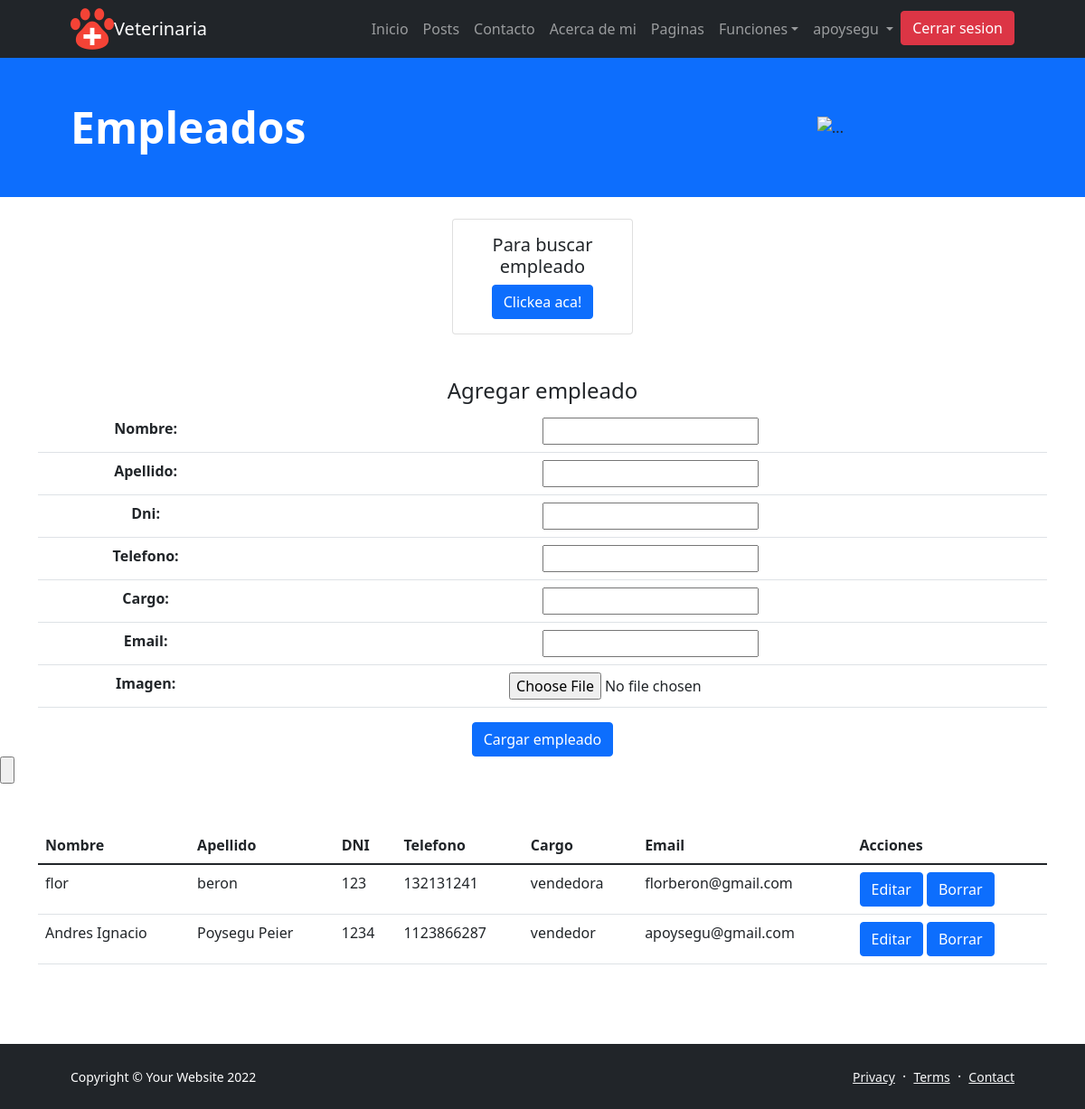
Screenshot of /empleados/ (signed in) with the database file from the repository.
### veterinaria/models.py (models this page shows, shortened)
class Empleados(models.Model):
    nombre=models.CharField(max_length=50)
    apellido=models.CharField(max_length=50)
    dni = models.IntegerField(primary_key=True)
    telefono = models.IntegerField(null=True)
    cargo = models.CharField(max_length=50)
    email = models.EmailField(max_length=254,null=True)
    imagen = models.ImageField(upload_to='empleados/',null=True)

### veterinaria/views.py (the view)
# urls.py: path('empleados/', empleados, name='empleados'),
@login_required
def empleados(request ):
    imagen1 = avatar(request)
    titulo = 'Empleados'
    empleados= Empleados.objects.all()
    if request.method == 'POST':
        formulario = EmpleadosFormulario(request.POST)
        if formulario.is_valid():
            data = formulario.cleaned_data
            empleado= Empleados(data['nombre'],
            data['apellido'],
            data['dni'],
            data['telefono'],
            data['cargo'],
            data['email'],
            data['imagen']
            )
            empleado.save()
            formulario = EmpleadosFormulario()
            contx = {
            'formulario':formulario,
            'empleados':empleados ,
            }
            return render(request, 'veterinaria/empleados.html', contx)
    else:
        formulario = EmpleadosFormulario()
        return render(request, 'veterinaria/empleados.html', {'titulo':titulo,'formulario':formulario,'empleados':empleados     })

### veterinaria/fomrs.py
class EmpleadosFormulario(forms.Form):
    nombre = forms.CharField(max_length=50)
    apellido = forms.CharField(max_length=50)
    dni = forms.IntegerField()
    telefono = forms.IntegerField()
    cargo = forms.CharField(max_length=50)
    email = forms.EmailField(max_length=254)
    imagen = forms.ImageField()

### usuario/views.py (called while the page is built)
@login_required
def avatar(request):
    if request.user.username:
        avatar = Avatar.objects.filter(user = request.user)
        if len(avatar) > 0:
            imagen = avatar[0].imagen.url
        else:
            imagen = '/media/avatar/predeterminada.png'
    else:
        imagen = '/media/avatar/predeterminada.png'
    return (imagen)

### veterinaria/templates/veterinaria/empleados.html (shortened to what this page needs)
{% extends 'veterinaria/padre.html' %}
{% block main_content %}
<div class="col-sm-2 offset-md-5 mt-4">
    <div class="card">
      <div class="card-body">
         <center><h5 class="card-title">Para buscar empleado</h5>
       <a href="{% url 'buscarEmpleado'%}" class="btn btn-primary">Clickea aca!</a></center>
      </div>
    </div>
</div>
<div class="container mt-5" style='text-align:center' >
    <form action="" method="POST" class="form-group " >
        <h4>Agregar empleado</h4>
        <table class="table">
            {{formulario.as_table}}
        </table>
        <input type="submit" value="Cargar empleado" class="btn btn-primary">
    </form>
</div>
<input type="button" action= value="Cargar empleado">
<div class="container mt-5">
    <table class="table" center>
        <thead >
            <tr>
                <th>Nombre</th>
                <th>Apellido</th>
                <th>DNI</th>
                <th>Telefono</th>
                <th>Cargo</th>
                <th>Email</th>
                <th>Acciones</th>
            </tr>
        </thead>
        <tbody>
                {% for empleado in empleados %}
                <tr>
                <td>{{empleado.nombre}}</td>
                <td>{{empleado.apellido}}</td>
                <td>{{empleado.dni}}</td>
                <td>{{empleado.telefono}}</td>
                <td>{{empleado.cargo}}</td>
                <td>{{empleado.email}}</td>
                <td>
                    <a href="http://localhost:8000/empleados/update/{{empleado.dni}}/" class="btn btn-primary">Editar</a>
                    <a href="http://localhost:8000/empleados/delete/{{empleado.dni}}/" class="btn btn-primary">Borrar</a>
                </td>
                </tr>
                {% endfor %}
        </tbody>
    </table>
</div>
<br><br><br>
{% endblock %}

### veterinaria/templates/veterinaria/padre.html (shortened to what this page needs)
<!DOCTYPE html>
<html lang="en">
    <head>
        {% load static  %}
        <link href="https://cdn.jsdelivr.net/npm/bootstrap-icons@1.5.0/font/bootstrap-icons.css" rel="stylesheet" />
        <link href="{% static 'veterinaria/css/styles.css'%}" rel="stylesheet" />
    </head>
    <body class="d-flex flex-column h-100">
        <main class="flex-shrink-0">
            <nav class="navbar navbar-expand-lg navbar-dark bg-dark">
                <div class="container px-5">
                    <img src="{%static 'veterinaria/assets/icons8-veterinarian-48.png'%}" alt=""><a class="navbar-brand" mx-8  href="{% url 'index' %}" >Veterinaria</a>
                    <div class="collapse navbar-collapse" id="navbarSupportedContent">
                        <ul class="navbar-nav ms-auto mb-2 mb-lg-0">
                            <li class="nav-item"><a class="nav-link" href="{% url 'index' %}">Inicio</a></li>
                            <li class="nav-item"><a class="nav-link" href="{% url 'posts' %}">Posts</a></li>
                            <li class="nav-item"><a class="nav-link" href="{% url 'contacto' %}">Contacto</a></li>
                            <li class="nav-item"><a class="nav-link" href="{% url 'about' %}">Acerca de mi</a></li>
                            <li class="nav-item"><a class="nav-link" href="{% url 'pages' %}">Paginas</a></li>
                            <li class="nav-item dropdown">
                                <a class="nav-link dropdown-toggle" href="#" id="navbarScrollingDropdown" role="button" data-bs-toggle="dropdown" aria-expanded="false">Funciones</a>
                            <li class="nav-item">
                                {% if not request.user.is_authenticated %}
                                    <a class="btn btn-primary" href="{% url 'login' %}">Iniciar sesion</a>
                                {% else %}
                                <li class="nav-item dropdown">
                                    <a class="nav-link dropdown-toggle" href="#" id="navbarScrollingDropdown" role="button" data-bs-toggle="dropdown" aria-expanded="false">
                                      {{request.user.username}}{% if imagen %}<img src = "{{imagen}}"width="30" height="30" />{% endif %}
                                    </a>
                                <li><a class="btn btn-danger" href="{% url 'logout' %}">Cerrar sesion</a></li>
                                {% endif %}
                            </li>
                        </ul>
                    </div>
                </div>
            </nav>
            {% block content %}
            <header class="bg-primary ">
                <div class="container px-5">
                    <div class="row gx-5 align-items-center justify-content-center">
                        <div class="col-lg-8 col-xl-7 col-xxl-6">
                            <div class="my-5 text-center text-xl-start">
                                <h1 class="display-5 fw-bolder text-white mb-2">{{titulo}}</h1>
                            </div>
                        </div>
                        <div class="col-xl-5 col-xxxl-4 d-none d-xl-block text-center"><img class="img-fluid - my-4 mx-auto" src="https://img.lalr.co/cms/2019/09/11090627/102438524_xl1.jpg" alt="..." /></div>
                    </div>
                </div>
            </header>
           {%block main_content%}  {% endblock main_content %}
        <footer class="bg-dark py-4 mt-auto">
            <div class="container px-5">
                <div class="row align-items-center justify-content-between flex-column flex-sm-row">
                    <div class="col-auto"><div class="small m-0 text-white">Copyright &copy; Your Website 2022</div></div>
                    <div class="col-auto">
                        <a class="link-light small" href="{%url 'notemplate'%}">Privacy</a>
                        <span class="text-white mx-1">&middot;</span>
                        <a class="link-light small" href="{%url 'notemplate'%}">Terms</a>
                        <span class="text-white mx-1">&middot;</span>
                        <a class="link-light small" href="{%url 'contacto'%}">Contact</a>
                    </div>
                </div>
            </div>
        </footer>
         {% endblock content %}
    </body>
</html>

### rows the page displays
Empleados: nombre "flor", apellido "beron", dni "123", telefono "132131241", cargo "vendedora", email "florberon@gmail.com"
Empleados: nombre "Andres Ignacio", apellido "Poysegu Peier", dni "1234", telefono "1123866287", cargo "vendedor", email "apoysegu@gmail.com"

### other values shown
{{ request.user.username }} "apoysegu"
{{ titulo }} "Empleados"
